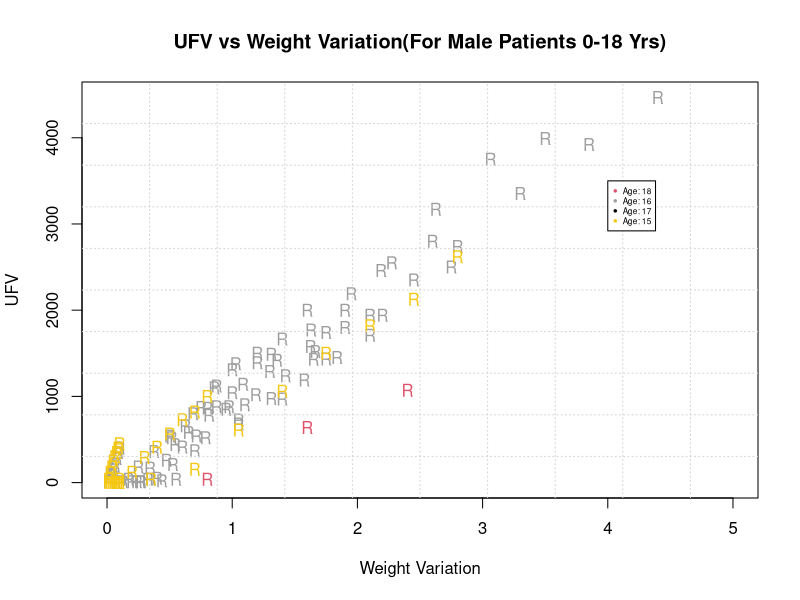
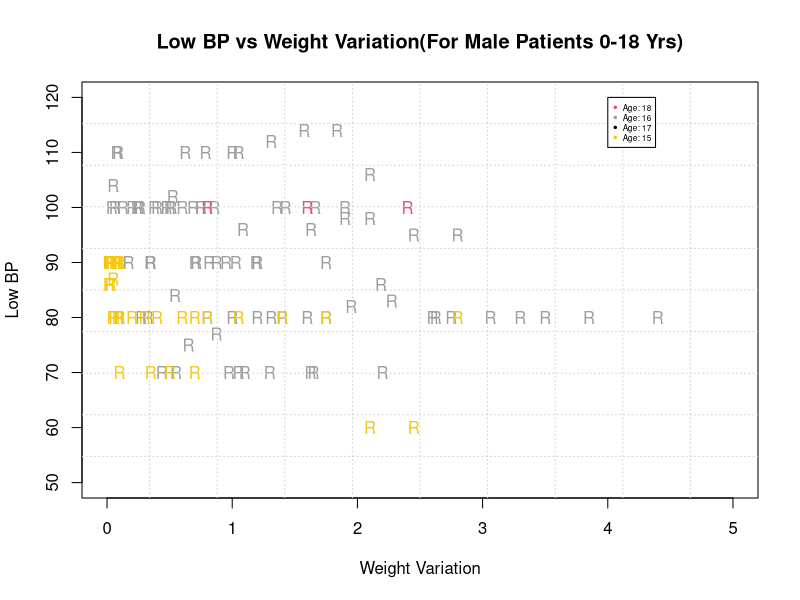
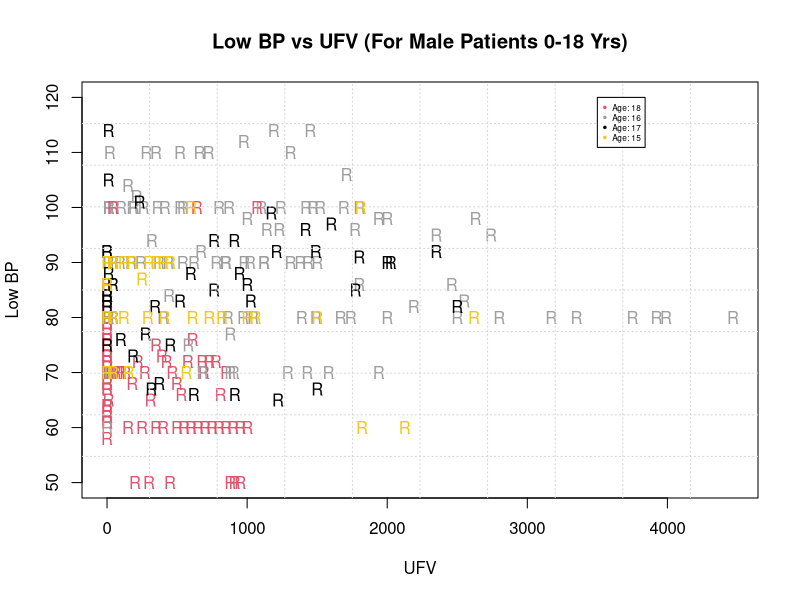
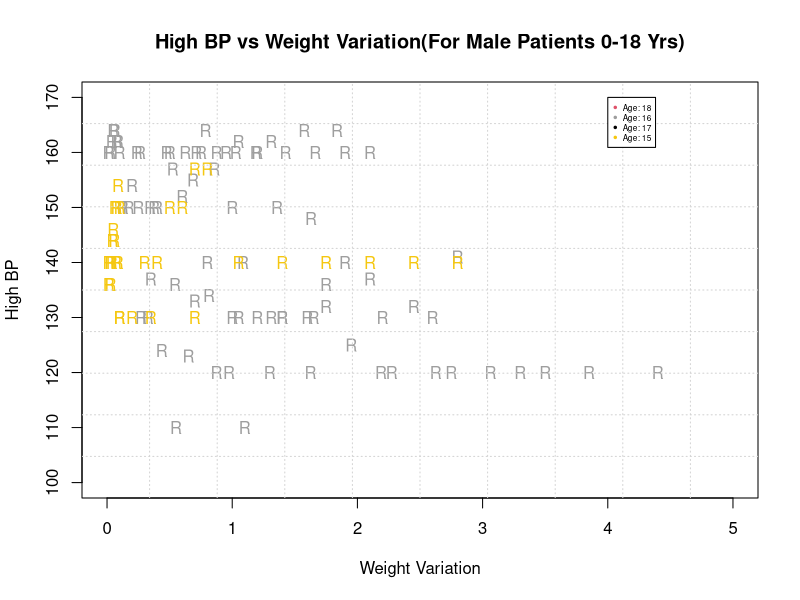
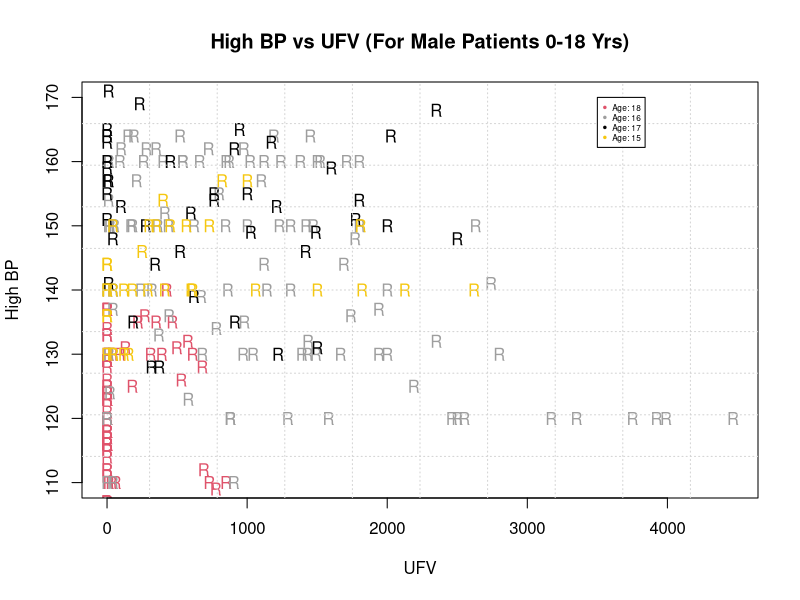
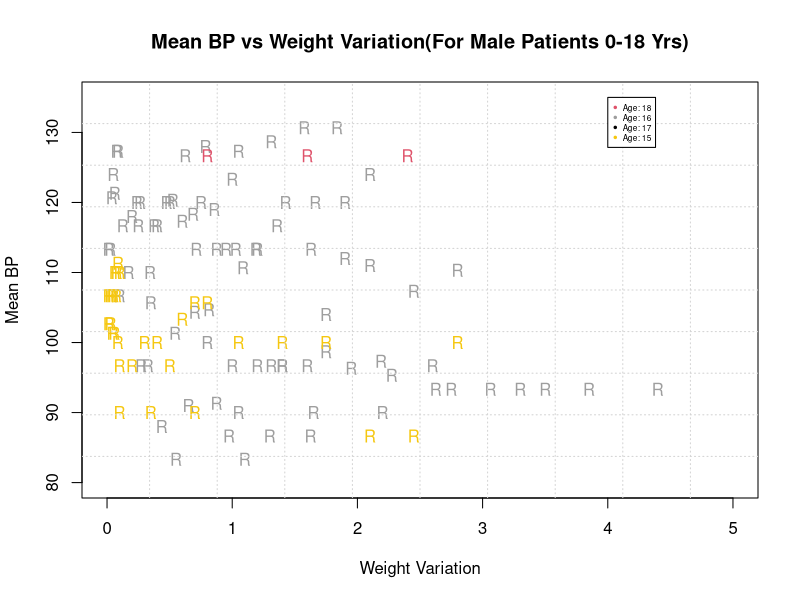
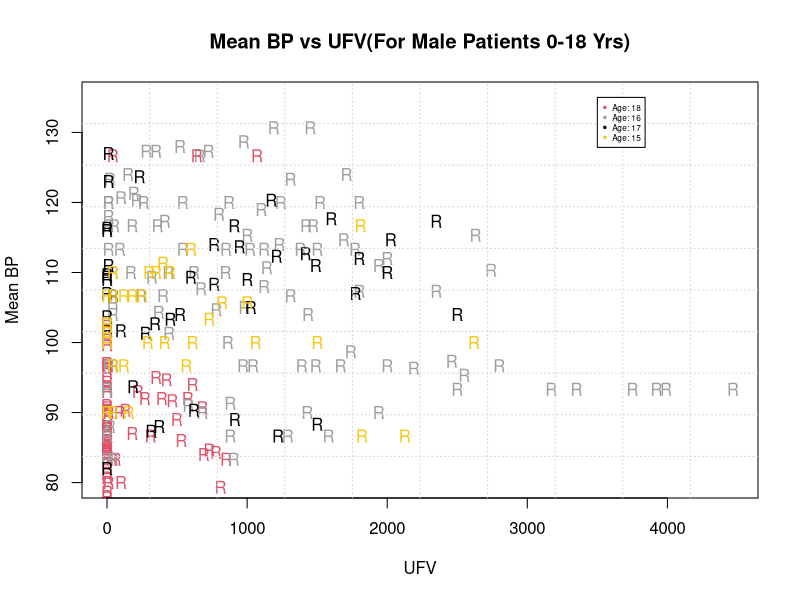
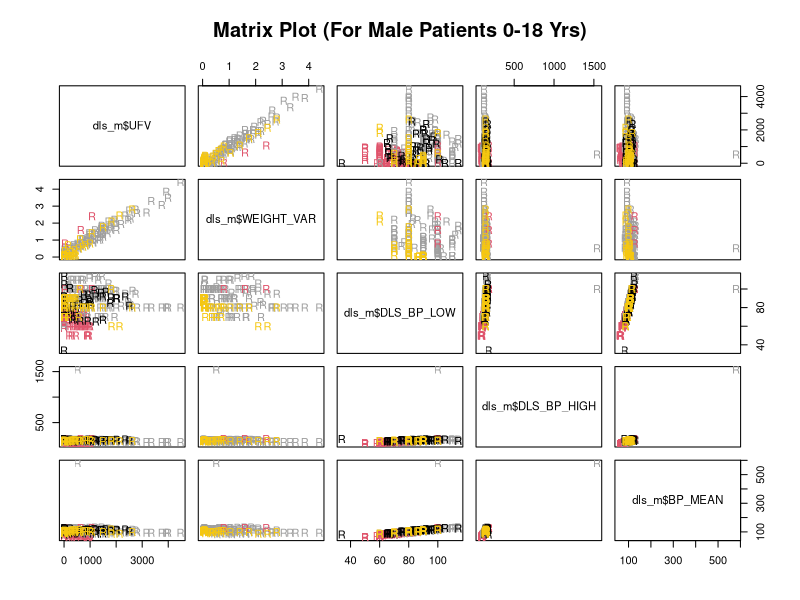

These figures' R source, in order:
dls_m<- read.csv(file="DLS_ALL_M_LESS18.csv",head=TRUE,sep=",")

#dls_m <- subset(dls_all,dls_all$SEX=="F" & dls_all$VALID_AGE=='Valid' & dls_all$AGE >= 0 & dls_all$AGE <= 18,)
#dls_m <- subset(dls_m,dls_m$REG_NO==4,)
dls_m$WEIGHT_VAR<- abs(dls_m$POST_GAIN_LOSS_KG)*dls_m$RN/dls_m$STEPS_DLS
summary(dls_m$WEIGHT_VAR)
pdf("main_male_less_than_18Yrs.pdf")

plot(dls_m$WEIGHT_VAR,dls_m$UFV,main="UFV vs Weight Variation(For Male Patients 0-18 Yrs)",ylab="UFV",xlab="Weight Variation",xlim=c(0,5),pch=dls_m$REG_NO,col=dls_m$AGE)
grid(nx = 10, ny = 10, col = "lightgray", lty = "dotted",lwd = par("lwd"), equilogs = TRUE)
legend(x=4,y=3500,unique(paste('Age:',dls_m$AGE),' Yrs'),cex=.5,col=unique(dls_m$AGE),pch=20)

plot(dls_m$WEIGHT_VAR,dls_m$DLS_BP_LOW,main="Low BP vs Weight Variation(For Male Patients 0-18 Yrs)",ylab="Low BP",xlab="Weight Variation",ylim=c(50,120),xlim=c(0,5),pch=dls_m$REG_NO,col=dls_m$AGE)
grid(nx = 10, ny = 10, col = "lightgray", lty = "dotted",lwd = par("lwd"), equilogs = TRUE)
legend(x=4,y=120,unique(paste('Age:',dls_m$AGE),' Yrs'),cex=.5,col=unique(dls_m$AGE),pch=20)

plot(dls_m$UFV,dls_m$DLS_BP_LOW,main="Low BP vs UFV (For Male Patients 0-18 Yrs)",ylab="Low BP",xlab="UFV",,ylim=c(50,120),pch=dls_m$REG_NO,col=dls_m$AGE)
grid(nx = 10, ny = 10, col = "lightgray", lty = "dotted",lwd = par("lwd"), equilogs = TRUE)
legend(x=3500,y=120,unique(paste('Age:',dls_m$AGE),' Yrs'),cex=.5,col=unique(dls_m$AGE),pch=20)

plot(dls_m$WEIGHT_VAR,dls_m$DLS_BP_HIGH,main="High BP vs Weight Variation(For Male Patients 0-18 Yrs)",ylab="High BP",xlab="Weight Variation",ylim=c(100,170),xlim=c(0,5),pch=dls_m$REG_NO,col=dls_m$AGE)
grid(nx = 10, ny = 10, col = "lightgray", lty = "dotted",lwd = par("lwd"), equilogs = TRUE)
legend(x=4,y=170,unique(paste('Age:',dls_m$AGE),' Yrs'),cex=.5,col=unique(dls_m$AGE),pch=20)

plot(dls_m$UFV,dls_m$DLS_BP_HIGH,main="High BP vs UFV (For Male Patients 0-18 Yrs)",ylab="High BP",xlab="UFV",ylim=c(110,170),pch=dls_m$REG_NO,col=dls_m$AGE)
grid(nx = 10, ny = 10, col = "lightgray", lty = "dotted",lwd = par("lwd"), equilogs = TRUE)
legend(x=3500,y=170,unique(paste('Age:',dls_m$AGE),' Yrs'),cex=.5,col=unique(dls_m$AGE),pch=20)

plot(dls_m$WEIGHT_VAR,dls_m$BP_MEAN,main="Mean BP vs Weight Variation(For Male Patients 0-18 Yrs)",ylab="Mean BP",xlab="Weight Variation",ylim=c(80,135),xlim=c(0,5),pch=dls_m$REG_NO,col=dls_m$AGE)
grid(nx = 10, ny = 10, col = "lightgray", lty = "dotted",lwd = par("lwd"), equilogs = TRUE)
legend(x=4,y=135,unique(paste('Age:',dls_m$AGE),' Yrs'),cex=.5,col=unique(dls_m$AGE),pch=20)

plot(dls_m$UFV,dls_m$BP_MEAN,main="Mean BP vs UFV(For Male Patients 0-18 Yrs)",ylab="Mean BP",xlab="UFV",pch=dls_m$REG_NO,ylim=c(80,135),col=dls_m$AGE)
grid(nx = 10, ny = 10, col = "lightgray", lty = "dotted",lwd = par("lwd"), equilogs = TRUE)
legend(x=3500,y=135,unique(paste('Age:',dls_m$AGE),' Yrs'),cex=.5,col=unique(dls_m$AGE),pch=20)

pairs(~dls_m$UFV+dls_m$WEIGHT_VAR+dls_m$DLS_BP_LOW+dls_m$DLS_BP_HIGH+dls_m$BP_MEAN,data=dls_m, 
      main="Matrix Plot (For Male Patients 0-18 Yrs)",col=dls_m$AGE,pch=dls_m$REG_NO)
      
dev.off()